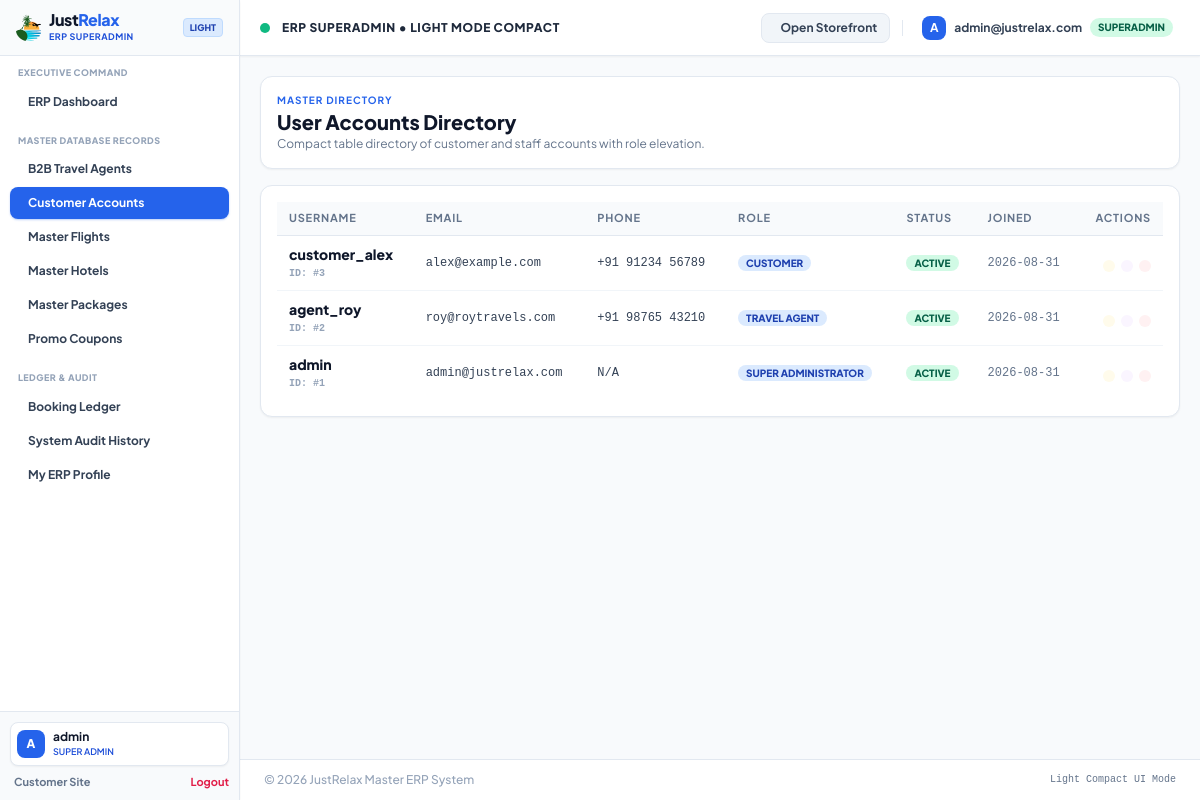
Screenshot of /admin-panel/users/ (signed in) with the database file from the repository.
### apps/accounts/models.py (models this page shows, shortened)
class CustomUser(AbstractUser):
    role = models.CharField(max_length=20, choices=UserRole.choices, default=UserRole.CUSTOMER)
    phone_number = models.CharField(max_length=20, blank=True, null=True)
    avatar = models.ImageField(upload_to='avatars/', blank=True, null=True)
    is_verified = models.BooleanField(default=False)
    created_at = models.DateTimeField(auto_now_add=True)
    updated_at = models.DateTimeField(auto_now=True)
    @property
    def is_agent(self):
        return self.role == UserRole.AGENT
    @property
    def is_admin_or_staff(self):
        return self.role in [UserRole.ADMIN, UserRole.STAFF] or self.is_superuser or self.is_staff

### apps/dashboard_admin/views.py (the view)
    def _wrapped_view(request, *args, **kwargs):
        if not request.user.is_authenticated:
            return redirect('login')
        if not request.user.is_admin_or_staff:
            messages.error(request, "Access denied. Administrator ERP privileges required.")
            return redirect('home')
        return view_func(request, *args, **kwargs)

### templates/admin_panel/users.html (shortened to what this page needs)
{% extends 'admin_panel/base_admin.html' %}
{% block content %}
<div class="space-y-4">
    <div class="flex flex-col sm:flex-row sm:items-center justify-between gap-3 bg-white p-4 rounded-xl border border-slate-200 shadow-sm">
        <div>
            <span class="text-[10px] font-bold text-blue-600 uppercase tracking-widest block">Master Directory</span>
            <h1 class="text-xl font-black text-slate-900">User Accounts Directory</h1>
            <p class="text-xs text-slate-500">Compact table directory of customer and staff accounts with role elevation.</p>
        </div>
    </div>
    <div class="bg-white rounded-xl border border-slate-200 shadow-sm overflow-hidden p-4">
        <div class="overflow-x-auto">
            <table class="w-full text-left compact-table">
                <thead>
                    <tr class="bg-slate-50 text-slate-500 font-black uppercase tracking-wider border-b border-slate-200">
                        <th>Username</th>
                        <th>Email</th>
                        <th>Phone</th>
                        <th>Role</th>
                        <th>Status</th>
                        <th>Joined</th>
                        <th class="text-right">Actions</th>
                    </tr>
                </thead>
                <tbody class="divide-y divide-slate-100 font-medium text-xs">
                    {% for u in users %}
                        <tr class="hover:bg-slate-50/80 transition">
                            <td class="font-bold text-slate-900">
                                <span class="block font-black text-sm">{{ u.username }}</span>
                                <span class="text-[10px] text-slate-400 font-mono">ID: #{{ u.id }}</span>
                            </td>
                            <td class="text-slate-700 font-mono">{{ u.email|default:'N/A' }}</td>
                            <td class="text-slate-700 font-mono">{{ u.phone_number|default:'N/A' }}</td>
                            <td>
                                <span class="bg-blue-100 text-blue-800 text-[10px] font-extrabold px-2 py-0.5 rounded-full uppercase">
                                    {{ u.get_role_display }}
                                </span>
                            </td>
                            <td>
                                {% if u.is_active %}
                                    <span class="bg-emerald-100 text-emerald-800 text-[10px] font-extrabold px-2 py-0.5 rounded-full">ACTIVE</span>
                                {% else %}
                                    <span class="bg-rose-100 text-rose-800 text-[10px] font-extrabold px-2 py-0.5 rounded-full">SUSPENDED</span>
                                {% endif %}
                            </td>
                            <td class="font-mono text-slate-500 text-[11px]">{{ u.created_at|date:"Y-m-d" }}</td>
                            <td class="text-right space-x-1 whitespace-nowrap">
                                <button type="button" onclick="openEditUserModal('{{ u.id }}', '{{ u.username|escapejs }}', '{{ u.email|escapejs }}', '{{ u.phone_number|default:''|escapejs }}', '{{ u.role }}', '{{ u.is_active|yesno:'true,false' }}')" title="Edit Record" class="text-amber-700 hover:text-amber-900 p-1.5 bg-amber-50 hover:bg-amber-100 rounded-lg transition inline-flex items-center justify-center">
                                </button>
                                <button type="button" onclick="openRecordHistory('user', '{{ u.id }}')" title="View Audit History" class="text-purple-700 hover:text-purple-900 p-1.5 bg-purple-50 hover:bg-purple-100 rounded-lg transition inline-flex items-center justify-center">
                                </button>
                                <form method="POST" action="{% url 'admin_delete_master' 'user' u.id %}" onsubmit="return confirm('Delete user {{ u.username }}?')" class="inline">
                                    <button type="submit" title="Delete Record" class="text-rose-600 hover:text-rose-800 p-1.5 bg-rose-50 hover:bg-rose-100 rounded-lg transition inline-flex items-center justify-center">
                                    </button>
                                </form>
                            </td>
                        </tr>
                    {% empty %}
                        <tr>
                            <td colspan="7" class="p-8 text-center text-slate-400 font-bold">No user accounts found.</td>
                        </tr>
                    {% endfor %}
                </tbody>
            </table>
        </div>
    </div>
</div>
{% endblock %}

### templates/admin_panel/base_admin.html (shortened to what this page needs)
{% load static %}
<!DOCTYPE html>
<html lang="en">
<head>
    <script src="https://cdn.tailwindcss.com"></script>
</head>
<body class="min-h-screen flex bg-slate-50 antialiased text-slate-800">
    <aside class="w-60 bg-white text-slate-700 flex flex-col shrink-0 border-r border-slate-200 fixed inset-y-0 z-40 shadow-sm">
        <div class="h-14 px-4 border-b border-slate-200 flex items-center justify-between bg-slate-50/80">
            <a href="{% url 'admin_dashboard' %}" class="flex items-center space-x-2">
                <img src="{% static 'img/logo_rb.png' %}" alt="JustRelax Logo" class="h-7 w-auto object-contain">
                <div>
                    <span class="text-base font-black tracking-tight text-slate-900 block leading-none">Just<span class="text-blue-600">Relax</span></span>
                    <span class="text-[9px] font-bold uppercase tracking-wider text-blue-700 block mt-0.5">ERP SuperAdmin</span>
                </div>
            </a>
            <span class="text-[9px] font-extrabold uppercase bg-blue-100 text-blue-800 px-1.5 py-0.5 rounded border border-blue-200">Light</span>
        </div>
        <div class="flex-1 overflow-y-auto admin-scrollbar p-2.5 space-y-4">
            <div>
                <span class="text-[9px] font-black uppercase tracking-wider text-slate-400 px-2 block mb-1.5">Executive Command</span>
                <nav class="space-y-0.5">
                    <a href="{% url 'admin_dashboard' %}" class="flex items-center space-x-2 px-2.5 py-2 rounded-lg font-bold text-xs transition-colors {% if request.resolver_match.url_name == 'admin_dashboard' %}bg-blue-600 text-white shadow-sm shadow-blue-600/30{% else %}hover:bg-slate-100 text-slate-700{% endif %}">
                        <span>ERP Dashboard</span>
                    </a>
                </nav>
            </div>
            <div>
                <span class="text-[9px] font-black uppercase tracking-wider text-slate-400 px-2 block mb-1.5">Master Database Records</span>
                <nav class="space-y-0.5">
                    <a href="{% url 'admin_agents' %}" class="flex items-center space-x-2 px-2.5 py-2 rounded-lg font-bold text-xs transition-colors {% if request.resolver_match.url_name == 'admin_agents' %}bg-blue-600 text-white shadow-sm shadow-blue-600/30{% else %}hover:bg-slate-100 text-slate-700{% endif %}">
                        <span>B2B Travel Agents</span>
                    </a>
                    <a href="{% url 'admin_users' %}" class="flex items-center space-x-2 px-2.5 py-2 rounded-lg font-bold text-xs transition-colors {% if request.resolver_match.url_name == 'admin_users' %}bg-blue-600 text-white shadow-sm shadow-blue-600/30{% else %}hover:bg-slate-100 text-slate-700{% endif %}">
                        <span>Customer Accounts</span>
                    </a>
                    <a href="{% url 'admin_flights' %}" class="flex items-center space-x-2 px-2.5 py-2 rounded-lg font-bold text-xs transition-colors {% if request.resolver_match.url_name == 'admin_flights' %}bg-blue-600 text-white shadow-sm shadow-blue-600/30{% else %}hover:bg-slate-100 text-slate-700{% endif %}">
                        <span>Master Flights</span>
                    </a>
                    <a href="{% url 'admin_hotels' %}" class="flex items-center space-x-2 px-2.5 py-2 rounded-lg font-bold text-xs transition-colors {% if request.resolver_match.url_name == 'admin_hotels' %}bg-blue-600 text-white shadow-sm shadow-blue-600/30{% else %}hover:bg-slate-100 text-slate-700{% endif %}">
                        <span>Master Hotels</span>
                    </a>
                    <a href="{% url 'admin_packages' %}" class="flex items-center space-x-2 px-2.5 py-2 rounded-lg font-bold text-xs transition-colors {% if request.resolver_match.url_name == 'admin_packages' %}bg-blue-600 text-white shadow-sm shadow-blue-600/30{% else %}hover:bg-slate-100 text-slate-700{% endif %}">
                        <span>Master Packages</span>
                    </a>
                    <a href="{% url 'admin_coupons' %}" class="flex items-center space-x-2 px-2.5 py-2 rounded-lg font-bold text-xs transition-colors {% if request.resolver_match.url_name == 'admin_coupons' %}bg-blue-600 text-white shadow-sm shadow-blue-600/30{% else %}hover:bg-slate-100 text-slate-700{% endif %}">
                        <span>Promo Coupons</span>
                    </a>
                </nav>
            </div>
            <div>
                <span class="text-[9px] font-black uppercase tracking-wider text-slate-400 px-2 block mb-1.5">Ledger & Audit</span>
                <nav class="space-y-0.5">
                    <a href="{% url 'admin_bookings' %}" class="flex items-center space-x-2 px-2.5 py-2 rounded-lg font-bold text-xs transition-colors {% if request.resolver_match.url_name == 'admin_bookings' %}bg-blue-600 text-white shadow-sm shadow-blue-600/30{% else %}hover:bg-slate-100 text-slate-700{% endif %}">
                        <span>Booking Ledger</span>
                    </a>
                    <a href="{% url 'admin_logs' %}" class="flex items-center space-x-2 px-2.5 py-2 rounded-lg font-bold text-xs transition-colors {% if request.resolver_match.url_name == 'admin_logs' %}bg-blue-600 text-white shadow-sm shadow-blue-600/30{% else %}hover:bg-slate-100 text-slate-700{% endif %}">
                        <span>System Audit History</span>
                    </a>
                    <a href="{% url 'profile' %}" class="flex items-center space-x-2 px-2.5 py-2 rounded-lg font-bold text-xs transition-colors {% if request.resolver_match.url_name == 'profile' %}bg-blue-600 text-white shadow-sm shadow-blue-600/30{% else %}hover:bg-slate-100 text-slate-700{% endif %}">
                        <span>My ERP Profile</span>
                    </a>
                </nav>
            </div>
        </div>
        <div class="p-2.5 bg-slate-50 border-t border-slate-200 space-y-1.5">
            <a href="{% url 'profile' %}" class="flex items-center space-x-2 p-1.5 rounded-lg bg-white hover:bg-blue-50/60 border border-slate-200 shadow-sm group transition">
                <div class="w-7 h-7 rounded-lg bg-blue-600 text-white font-black flex items-center justify-center text-xs shrink-0 overflow-hidden">
                    {% if user.avatar %}
                        <img src="{{ user.avatar.url }}" alt="Avatar" class="w-full h-full object-cover">
                    {% else %}
                        {{ user.username|slice:":1"|upper }}
                    {% endif %}
                </div>
                <div class="min-w-0 flex-1">
                    <span class="text-xs font-bold text-slate-900 block truncate group-hover:text-blue-600">{{ user.username }}</span>
                    <span class="text-[9px] text-blue-700 font-semibold block uppercase">SUPER ADMIN</span>
                </div>
            </a>
            <div class="flex items-center justify-between pt-0.5 text-[11px] font-bold">
                <a href="{% url 'home' %}" target="_blank" class="text-slate-500 hover:text-blue-600 flex items-center transition">
                     Customer Site
                </a>
                <a href="{% url 'logout' %}" class="text-rose-600 hover:text-rose-700 flex items-center transition">
                     Logout
                </a>
            </div>
        </div>
    </aside>
    <div class="flex-1 ml-60 flex flex-col min-w-0 min-h-screen">
        <header class="h-14 bg-white border-b border-slate-200 sticky top-0 z-30 px-5 flex items-center justify-between shadow-sm">
            <div class="flex items-center space-x-3">
                <span class="w-2.5 h-2.5 rounded-full bg-emerald-500 animate-pulse"></span>
                <span class="text-xs font-black uppercase text-slate-800 tracking-wider">
                    ERP SUPERADMIN • LIGHT MODE COMPACT
                </span>
            </div>
            <div class="flex items-center space-x-3">
                <a href="{% url 'home' %}" target="_blank" class="text-xs font-bold bg-slate-100 hover:bg-slate-200 text-slate-700 px-3 py-1.5 rounded-lg border border-slate-200 transition flex items-center">
                     Open Storefront
                </a>
                <a href="{% url 'profile' %}" title="View & Edit Profile" class="flex items-center space-x-2 p-1.5 rounded-xl hover:bg-slate-100 transition border border-transparent hover:border-slate-200">
                    <div class="w-6 h-6 rounded-lg bg-blue-600 text-white font-bold text-xs flex items-center justify-center overflow-hidden shrink-0">
                        {% if user.avatar %}
                            <img src="{{ user.avatar.url }}" alt="Avatar" class="w-full h-full object-cover">
                        {% else %}
                            {{ user.username|slice:":1"|upper }}
                        {% endif %}
                    </div>
                    <span class="text-xs font-bold text-slate-700 hidden sm:inline">{{ user.email }}</span>
                    <span class="bg-emerald-100 text-emerald-800 text-[10px] font-black px-2 py-0.5 rounded-full uppercase">SUPERADMIN</span>
                </a>
            </div>
        </header>
        <main class="flex-1 p-4 sm:p-5">
            {% block content %}{% endblock %}
        </main>
        <footer class="py-3 px-6 border-t border-slate-200 bg-white text-center text-xs text-slate-400 font-medium flex justify-between items-center">
            <span>&copy; 2026 JustRelax Master ERP System</span>
            <span class="font-mono text-[10px] text-slate-500">Light Compact UI Mode</span>
        </footer>
    </div>
</body>
</html>

### rows the page displays
CustomUser: username "A", username "admin", email "admin@justrelax.com", id "1", phone_number "N/A", role "SUPER ADMINISTRATOR", is_active "ACTIVE", created_at "2026-08-31"
CustomUser: username "customer_alex", id "3", email "alex@example.com", phone_number "+91 91234 56789", role "CUSTOMER", is_active "ACTIVE", created_at "2026-08-31"
CustomUser: username "agent_roy", id "2", email "roy@roytravels.com", phone_number "+91 98765 43210", role "TRAVEL AGENT", is_active "ACTIVE", created_at "2026-08-31"
